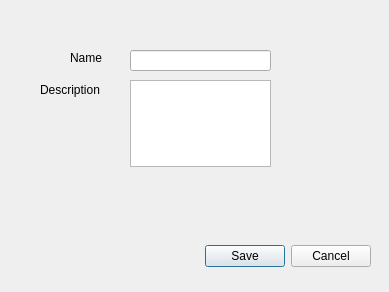
<?xml version="1.0" encoding="UTF-8"?>
<ui version="4.0">
 <class>Addlayoutdialog</class>
 <widget class="QDialog" name="Addlayoutdialog">
  <property name="geometry">
   <rect>
    <x>0</x>
    <y>0</y>
    <width>389</width>
    <height>292</height>
   </rect>
  </property>
  <property name="windowTitle">
   <string>Add Layout</string>
  </property>
  <widget class="QDialogButtonBox" name="buttonBox">
   <property name="geometry">
    <rect>
     <x>30</x>
     <y>240</y>
     <width>341</width>
     <height>32</height>
    </rect>
   </property>
   <property name="orientation">
    <enum>Qt::Horizontal</enum>
   </property>
   <property name="standardButtons">
    <set>QDialogButtonBox::Cancel|QDialogButtonBox::Save</set>
   </property>
  </widget>
  <widget class="QLineEdit" name="layout_name">
   <property name="geometry">
    <rect>
     <x>130</x>
     <y>50</y>
     <width>141</width>
     <height>21</height>
    </rect>
   </property>
  </widget>
  <widget class="QLabel" name="label">
   <property name="geometry">
    <rect>
     <x>70</x>
     <y>50</y>
     <width>53</width>
     <height>16</height>
    </rect>
   </property>
   <property name="text">
    <string>Name</string>
   </property>
  </widget>
  <widget class="QLabel" name="label_2">
   <property name="geometry">
    <rect>
     <x>40</x>
     <y>80</y>
     <width>71</width>
     <height>20</height>
    </rect>
   </property>
   <property name="text">
    <string>Description</string>
   </property>
  </widget>
  <widget class="QTextEdit" name="layout_description">
   <property name="geometry">
    <rect>
     <x>130</x>
     <y>80</y>
     <width>141</width>
     <height>87</height>
    </rect>
   </property>
  </widget>
 </widget>
 <resources/>
 <connections>
  <connection>
   <sender>buttonBox</sender>
   <signal>accepted()</signal>
   <receiver>Addlayoutdialog</receiver>
   <slot>accept()</slot>
   <hints>
    <hint type="sourcelabel">
     <x>248</x>
     <y>254</y>
    </hint>
    <hint type="destinationlabel">
     <x>157</x>
     <y>274</y>
    </hint>
   </hints>
  </connection>
  <connection>
   <sender>buttonBox</sender>
   <signal>rejected()</signal>
   <receiver>Addlayoutdialog</receiver>
   <slot>reject()</slot>
   <hints>
    <hint type="sourcelabel">
     <x>316</x>
     <y>260</y>
    </hint>
    <hint type="destinationlabel">
     <x>286</x>
     <y>274</y>
    </hint>
   </hints>
  </connection>
 </connections>
</ui>
